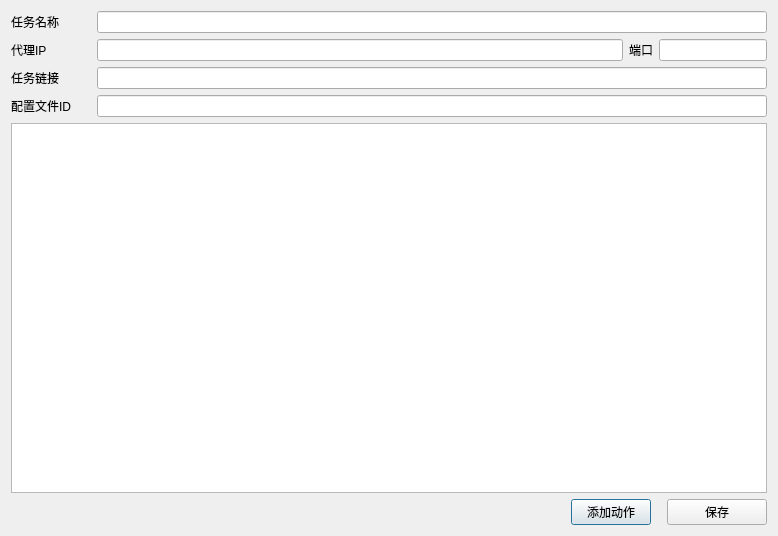
<?xml version="1.0" encoding="UTF-8"?>
<ui version="4.0">
 <class>Dialog</class>
 <widget class="QDialog" name="Dialog">
  <property name="geometry">
   <rect>
    <x>0</x>
    <y>0</y>
    <width>778</width>
    <height>536</height>
   </rect>
  </property>
  <property name="windowTitle">
   <string>Dialog</string>
  </property>
  <layout class="QVBoxLayout" name="verticalLayout">
   <item>
    <layout class="QHBoxLayout" name="horizontalLayout">
     <item>
      <widget class="QLabel" name="label">
       <property name="minimumSize">
        <size>
         <width>80</width>
         <height>0</height>
        </size>
       </property>
       <property name="text">
        <string>任务名称</string>
       </property>
      </widget>
     </item>
     <item>
      <widget class="QLineEdit" name="lineEdit"/>
     </item>
    </layout>
   </item>
   <item>
    <layout class="QHBoxLayout" name="horizontalLayout_6">
     <item>
      <widget class="QLabel" name="label_5">
       <property name="minimumSize">
        <size>
         <width>80</width>
         <height>0</height>
        </size>
       </property>
       <property name="text">
        <string>代理IP</string>
       </property>
      </widget>
     </item>
     <item>
      <widget class="QLineEdit" name="lineEdit_5"/>
     </item>
     <item>
      <layout class="QHBoxLayout" name="horizontalLayout_7">
       <item>
        <widget class="QLabel" name="label_6">
         <property name="text">
          <string>端口</string>
         </property>
        </widget>
       </item>
       <item>
        <widget class="QLineEdit" name="lineEdit_6">
         <property name="sizePolicy">
          <sizepolicy hsizetype="Minimum" vsizetype="Fixed">
           <horstretch>0</horstretch>
           <verstretch>0</verstretch>
          </sizepolicy>
         </property>
         <property name="minimumSize">
          <size>
           <width>80</width>
           <height>0</height>
          </size>
         </property>
        </widget>
       </item>
      </layout>
     </item>
    </layout>
   </item>
   <item>
    <layout class="QHBoxLayout" name="horizontalLayout_5">
     <item>
      <widget class="QLabel" name="label_4">
       <property name="minimumSize">
        <size>
         <width>80</width>
         <height>0</height>
        </size>
       </property>
       <property name="text">
        <string>任务链接</string>
       </property>
      </widget>
     </item>
     <item>
      <widget class="QLineEdit" name="lineEdit_4"/>
     </item>
    </layout>
   </item>
   <item>
    <layout class="QHBoxLayout" name="horizontalLayout_9">
     <item>
      <widget class="QLabel" name="label_8">
       <property name="minimumSize">
        <size>
         <width>80</width>
         <height>0</height>
        </size>
       </property>
       <property name="text">
        <string>配置文件ID</string>
       </property>
      </widget>
     </item>
     <item>
      <widget class="QLineEdit" name="lineEdit_8"/>
     </item>
    </layout>
   </item>
   <item>
    <widget class="QListWidget" name="listWidget"/>
   </item>
   <item>
    <layout class="QHBoxLayout" name="horizontalLayout_2">
     <item>
      <spacer name="horizontalSpacer">
       <property name="orientation">
        <enum>Qt::Horizontal</enum>
       </property>
       <property name="sizeHint" stdset="0">
        <size>
         <width>40</width>
         <height>20</height>
        </size>
       </property>
      </spacer>
     </item>
     <item>
      <widget class="QPushButton" name="pushButton_2">
       <property name="text">
        <string>添加动作</string>
       </property>
      </widget>
     </item>
     <item>
      <spacer name="horizontalSpacer_2">
       <property name="orientation">
        <enum>Qt::Horizontal</enum>
       </property>
       <property name="sizeType">
        <enum>QSizePolicy::Minimum</enum>
       </property>
       <property name="sizeHint" stdset="0">
        <size>
         <width>10</width>
         <height>20</height>
        </size>
       </property>
      </spacer>
     </item>
     <item>
      <widget class="QPushButton" name="pushButton">
       <property name="minimumSize">
        <size>
         <width>100</width>
         <height>0</height>
        </size>
       </property>
       <property name="text">
        <string>保存</string>
       </property>
      </widget>
     </item>
    </layout>
   </item>
  </layout>
 </widget>
 <resources/>
 <connections/>
</ui>
